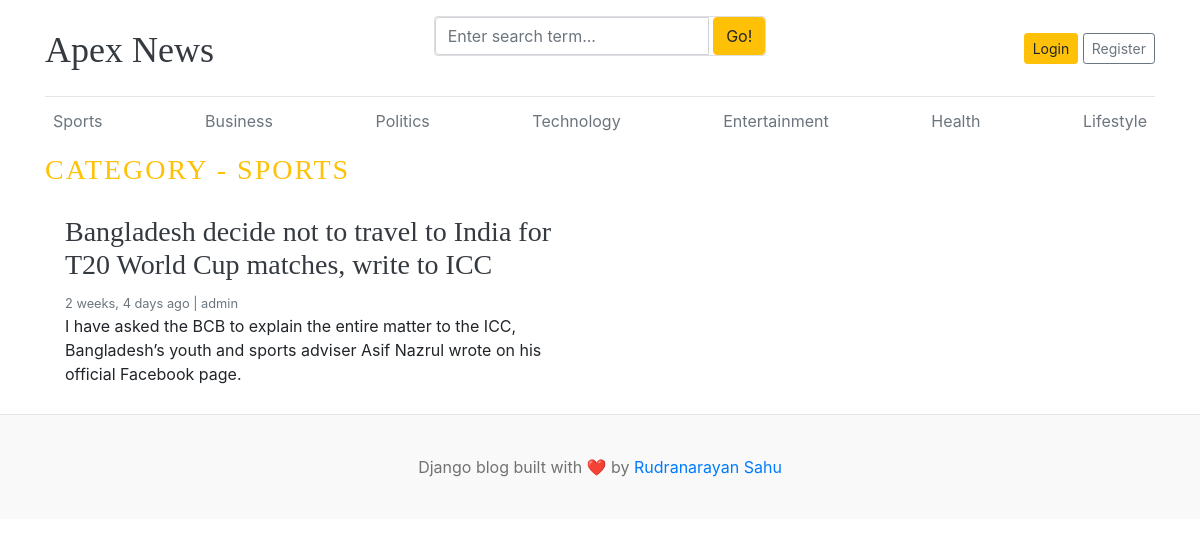
Page /category/1/ on the committed database.
### blogs/models.py (models this page shows, shortened)
class Category(models.Model):
    category_name = models.CharField(max_length=50, unique=True)
    created_at = models.DateTimeField(auto_now_add=True)
    updated_at = models.DateTimeField(auto_now=True)
    class Meta:
        verbose_name = "Category"
        verbose_name_plural = "Categories"
    def __str__(self):
        return self.category_name

class Blog(models.Model):
    title = models.CharField(max_length=200)
    slug = models.SlugField(max_length=200, unique=True, blank=True)
    category = models.ForeignKey(Category, on_delete=models.CASCADE)
    author = models.ForeignKey(User, on_delete=models.CASCADE)
    featured_image = models.ImageField(upload_to='uploads/%Y/%m/%d/',)
    short_description = models.TextField(max_length=500)
    blog_body = models.TextField(max_length=2000)
    status = models.CharField(max_length=20, choices=STATUS_CHOICES, default="Draft")
    is_featured = models.BooleanField(default=False)
    created_at = models.DateTimeField(auto_now_add=True)
    updated_at = models.DateTimeField(auto_now=True)
    class Meta:
        verbose_name = "Blog"
        verbose_name_plural = "Blogs"

### blogs/views.py (the view)
# urls.py: path('<int:category_id>/', views.posts_by_category, name='posts_by_category'),
def posts_by_category(request, category_id):
    posts = Blog.objects.filter(status="Published", category=category_id)
    try:
        category = Category.objects.get(pk=category_id)
    except:
        return redirect('home')
    context = {
        'posts': posts,
        'category': category,
    }
    return render(request, 'posts_by_category.html', context)

### blogs/context_processors.py (called while the page is built)
def get_categories(request):
    from blogs.models import Category
    categories = Category.objects.all()
    return {'categories': categories}

def get_social_links(request):
    social_links = SocialLinks.objects.all()
    return {'social_links': social_links}

### templates/posts_by_category.html (shortened to what this page needs)
{% extends 'base.html' %}
{% block content %}
        <h3 class="text-uppercase text-warning" style="letter-spacing: 2px">
            Category - {{ category }}
        </h3>
        <div class="row mb-2">
            {% if posts %}
            {% for post in posts %}
            <div class="col-md-6">
                <div class="card border-0">
                    <div class="card-body">
                        <h3><a href="{% url 'blogs' post.slug %}" class="text-dark">{{ post.title }}</a></h3>
                        <small class="mb-1 text-muted">{{ post.created_at | timesince }} ago | {{ post.author }}</small>
                        <p class="card-text">{{ post.short_description | truncatewords:30 }}</p>
                    </div>
                </div>
            </div>
            {% endfor %}
            {% else %}
            <p>No posts available in this category.</p>
            {% endif %}
        </div>
            </div>
{% endblock %}

### templates/base.html (shortened to what this page needs)
{% load static %}
<!DOCTYPE html>
<html lang="en">
<head>
    <link href="https://getbootstrap.com/docs/4.0/dist/css/bootstrap.min.css" rel="stylesheet" />
    <link rel="stylesheet" href="https://cdnjs.cloudflare.com/ajax/libs/font-awesome/4.7.0/css/font-awesome.min.css">
    <link href="{% static 'css/blog.css' %}" rel="stylesheet" />
</head>
<body>
    <div class="container">
        <header class="blog-header py-3">
            <div class="row flex-nowrap justify-content-between align-items-center">
                <div class="col-4 pt-1">
                    <a class="blog-header-logo text-dark" href="/">Apex News</a>
                </div>
                <div class="card mb-4">
                        <form action ="{% url 'search_blogs' %}" method="GET">
                            <div class="input-group">
                                <input class="form-control" type="text" name="keyword" value="{{ keyword }}" placeholder="Enter search term..." aria-label="Enter search term..." aria-describedby="button-search" /> &nbsp;
                                <button type="submit" class="btn btn-warning" id="button-search" type="button">Go!</button>
                            </div>
                        </form>
                </div>
                <div class="col-4 d-flex justify-content-end align-items-center">
                    {% if not user.is_authenticated %}
                    <a class="btn btn-sm btn-warning" href="{% url 'login' %}">Login</a> &nbsp;
                    <a class="btn btn-sm btn-outline-secondary" href="{% url 'register' %}">Register</a>
                    {% endif %}
                </div>
            </div>
        </header>
        <div class="nav-scroller py-1 mb-2">
            <nav class="nav d-flex justify-content-between">
                {% for category in categories %}
                <a class="p-2 text-muted" href="{% url 'posts_by_category' category.id %}">{{ category.category_name }}</a>
                {% endfor %}
            </nav>
        </div>
    {% block content %}
    {% endblock %}
    <footer class="blog-footer">
        <p>Django blog built with ❤️ by <a href="#">Rudranarayan Sahu</a></p>
    </footer>
</body>
</html>

### blog_main/static/css/blog.css (style rules this page uses)
.blog-header { border-bottom: 1px solid #e5e5e5; }
.blog-header-logo { font-family: "Playfair Display", Georgia, "Times New Roman", serif; font-size: 2.25rem; }
h1, h2, h3, h4, h5, h6 { font-family: "Playfair Display", Georgia, "Times New Roman", serif; }
.blog-footer { padding: 2.5rem 0; color: #727272; text-align: center; background-color: #f9f9f9; border-top: .05rem solid #e5e5e5; }
.blog-footer p:last-child { margin-bottom: 0; }

### rows in the picture
Category: category_name "Sports", category_name "SPORTS"
Category: category_name "Business"
Category: category_name "Politics"
Category: category_name "Technology"
Category: category_name "Entertainment"
Category: category_name "Health"
Category: category_name "Lifestyle"
Blog: title "Bangladesh decide not to travel to India for T20 World Cup matches, write to ICC", created_at "2 weeks, 4 days", author "admin", short_description "I have asked the BCB to explain the entire matter to the ICC, Bangladesh’s youth and sports adviser Asif Nazrul wrote on his official Facebook page."
